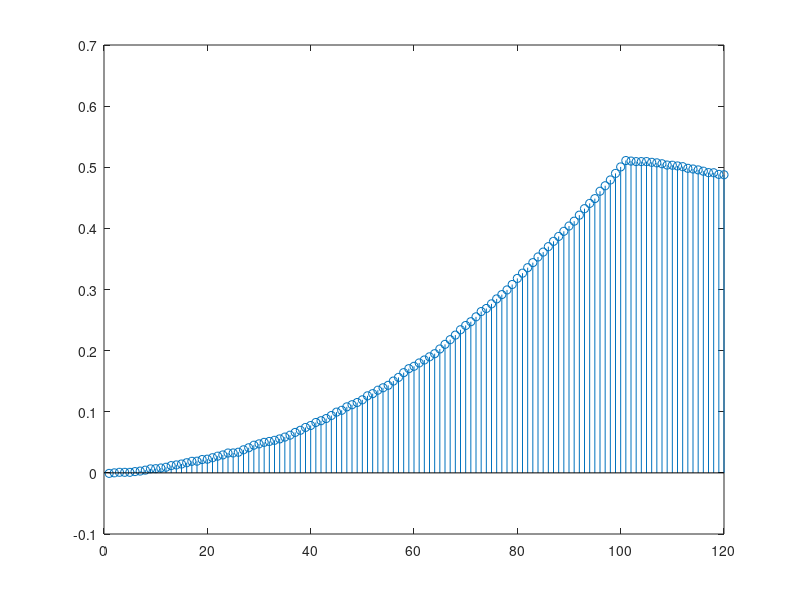

This chart was generated by the following MATLAB code:
load ("q1.mat")
N = 100;
xt = ones(120,1); % xt is a 4x1 vector
F = zeros(120,1); % F is a 20x1 vector

for kk = 1:120
    for nn = kk-N+1:kk
        if(nn > 0 && nn <= length(x)) % Check if nn is within bounds of xt
            F(kk) = F(kk) + x(nn);
        end
    end
    F(kk) = F(kk) / N;
end
stem(F);